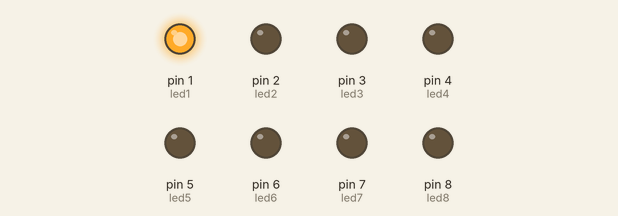
The sketch below on a simulated Arduino Uno, built with avr-gcc and run on an emulated ATmega328P. Shown: output pins drawn as LEDs (lit = HIGH).

Above: at 0.05 s.
At 0.45 s:
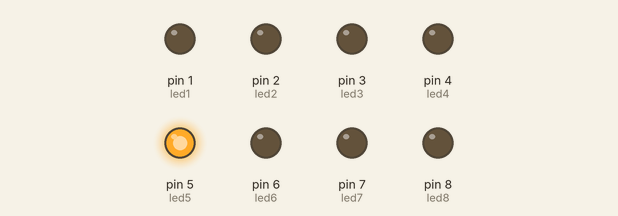
At 0.75 s:
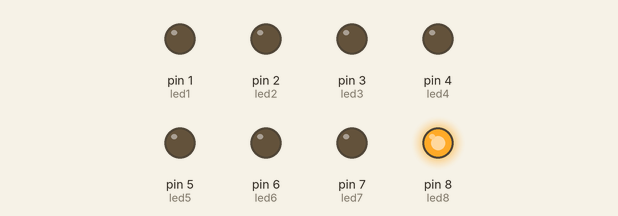
At 1.55 s:
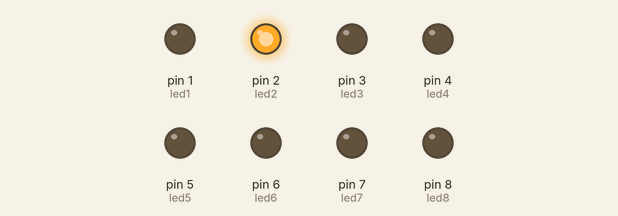
At 2.35 s:
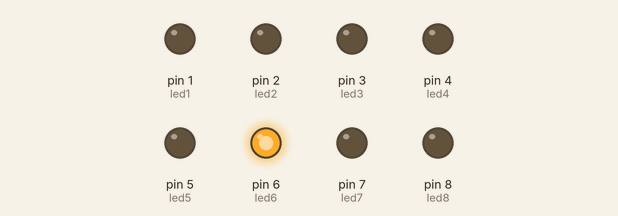
At 3.15 s:
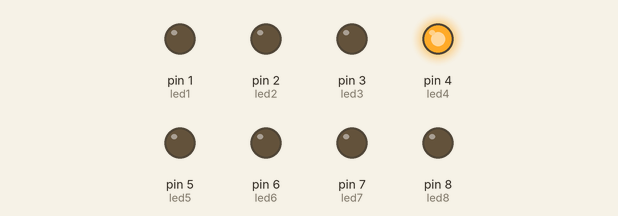
Timing chart, 0 to 3.5 s (numbered marks = the images above):
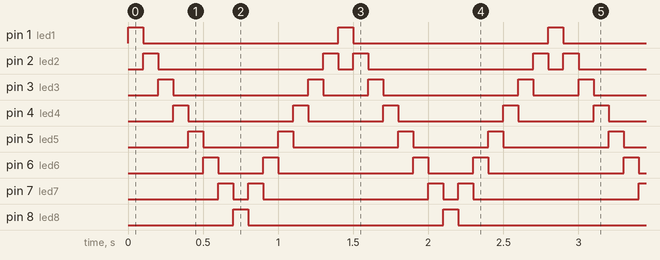

The sketch:

Light_chaser.ino
```cpp
int led1 = 1;
int led2 = 2;
int led3 = 3;
int led4 = 4;
int led5 = 5;
int led6 = 6;
int led7 = 7;
int led8 = 8;
//initialize ledn for the n th led pin
void setup() {
 pinMode(1,OUTPUT);
 //set pin 1 as output for led1
 pinMode(2,OUTPUT);
 //set pin 2 as output for led2
 pinMode(3,OUTPUT);
 //set pin 3 as output for led3
 pinMode(4,OUTPUT);
 //set pin 4 as output for led4
 pinMode(5,OUTPUT);
 //set pin 5 as output for led5
 pinMode(6,OUTPUT);
 //set pin 6 as output for led6
 pinMode(7,OUTPUT);
 //set pin 7 as output for led7
 pinMode(8,OUTPUT);
 //set pin 8 as output for led8
}

void loop() {
digitalWrite(led1,HIGH);
delay (100);
digitalWrite(led1,LOW);
//blink 1st led for 0.1 sec
digitalWrite(led2,HIGH);
delay (100);
digitalWrite(led2,LOW);
//blink 2nd led for 0.1 sec
digitalWrite(led3,HIGH);
delay (100);
digitalWrite(led3,LOW);
//blink 3rd led for 0.1 sec
digitalWrite(led4,HIGH);
delay (100);
digitalWrite(led4,LOW);
//blink 4th led for 0.1 sec
digitalWrite(led5,HIGH);
delay (100);
digitalWrite(led5,LOW);
//blink 5th led for 0.1 sec
digitalWrite(led6,HIGH);
delay (100);
digitalWrite(led6,LOW);
//blink 6th led for 0.1 sec
digitalWrite(led7,HIGH);
delay (100);
digitalWrite(led7,LOW);
//blink 7th led for 0.1 sec
digitalWrite(led8,HIGH);
delay (100);
digitalWrite(led8,LOW);
//blink 8th led for 0.1 sec
digitalWrite(led7,HIGH);
delay (100);
digitalWrite(led7,LOW);
//blink 7th led for 0.1 sec
digitalWrite(led6,HIGH);
delay (100);
digitalWrite(led6,LOW);
//blink 6th led for 0.1 sec
digitalWrite(led5,HIGH);
delay (100);
digitalWrite(led5,LOW);
//blink 5th led for 0.1 sec
digitalWrite(led4,HIGH);
delay (100);
digitalWrite(led4,LOW);
//blink 4th led for 0.1 sec
digitalWrite(led3,HIGH);
delay (100);
digitalWrite(led3,LOW);
//blink 3rd led for 0.1 sec
digitalWrite(led2,HIGH);
delay (100);
digitalWrite(led2,LOW);
//blink 2nd led for 0.1 sec
}
```

Measured:
- by itself, pin 1 (led1), pin 8 (led8): alternates HIGH for 0.10 s and LOW for 1.3 s
- by itself, pin 2 (led2): repeats every 1.4 s: LOW 1.1 s, HIGH 0.10 s, LOW 0.10 s, HIGH 0.10 s
- by itself, pin 3 (led3): repeats every 1.4 s: LOW 0.90 s, HIGH 0.10 s, LOW 0.30 s, HIGH 0.10 s
- by itself, pin 4 (led4): repeats every 1.4 s: LOW 0.70 s, HIGH 0.10 s, LOW 0.50 s, HIGH 0.10 s
- by itself, pin 5 (led5): repeats every 1.4 s: LOW 0.50 s, HIGH 0.10 s, LOW 0.70 s, HIGH 0.10 s
- by itself, pin 6 (led6): repeats every 1.4 s: LOW 0.30 s, HIGH 0.10 s, LOW 0.90 s, HIGH 0.10 s
- by itself, pin 7 (led7): repeats every 1.4 s: LOW 0.10 s, HIGH 0.10 s, LOW 1.1 s, HIGH 0.10 s
